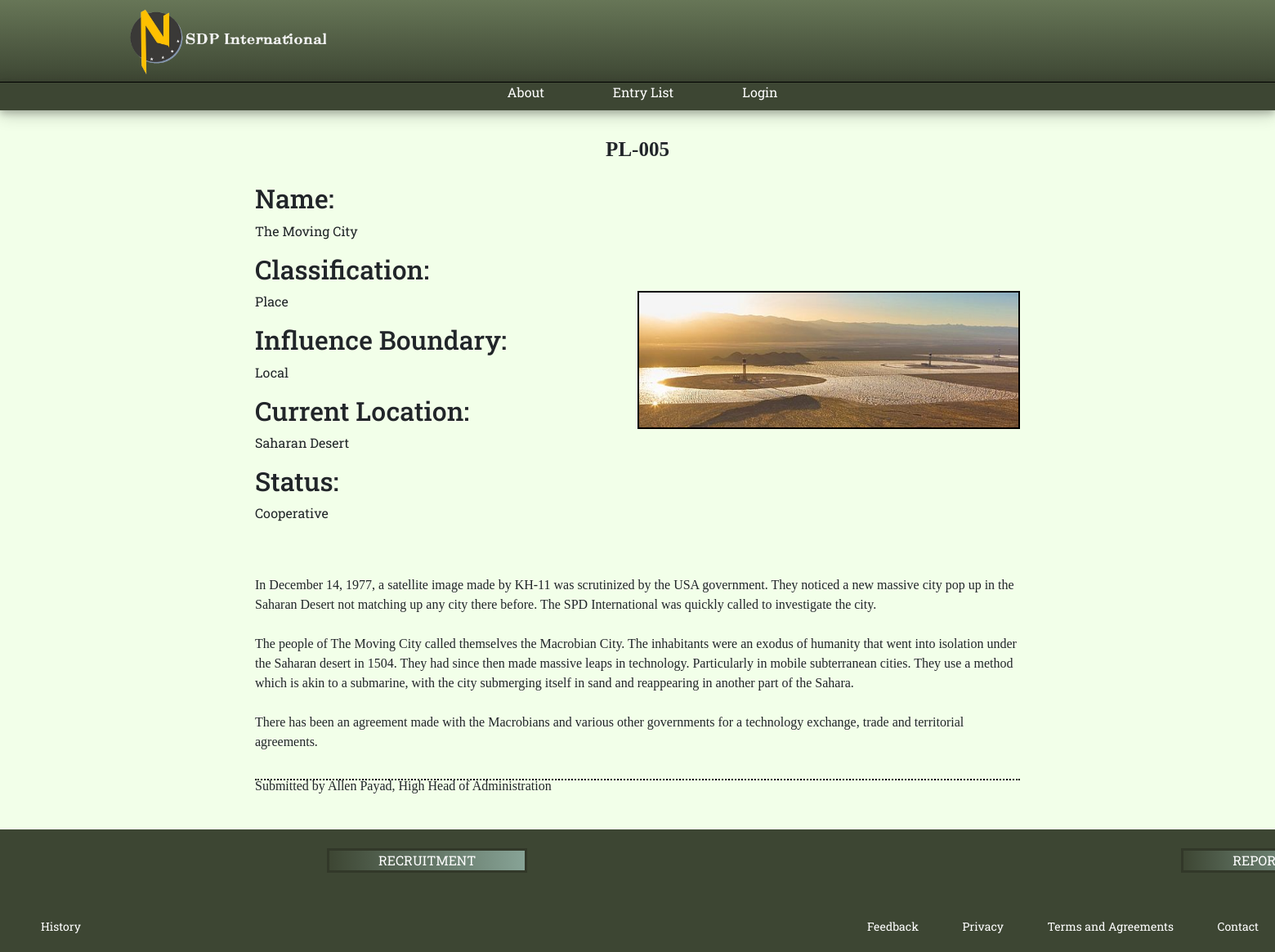
Page /entryTemplate.php?id=40 on the earlier database version.
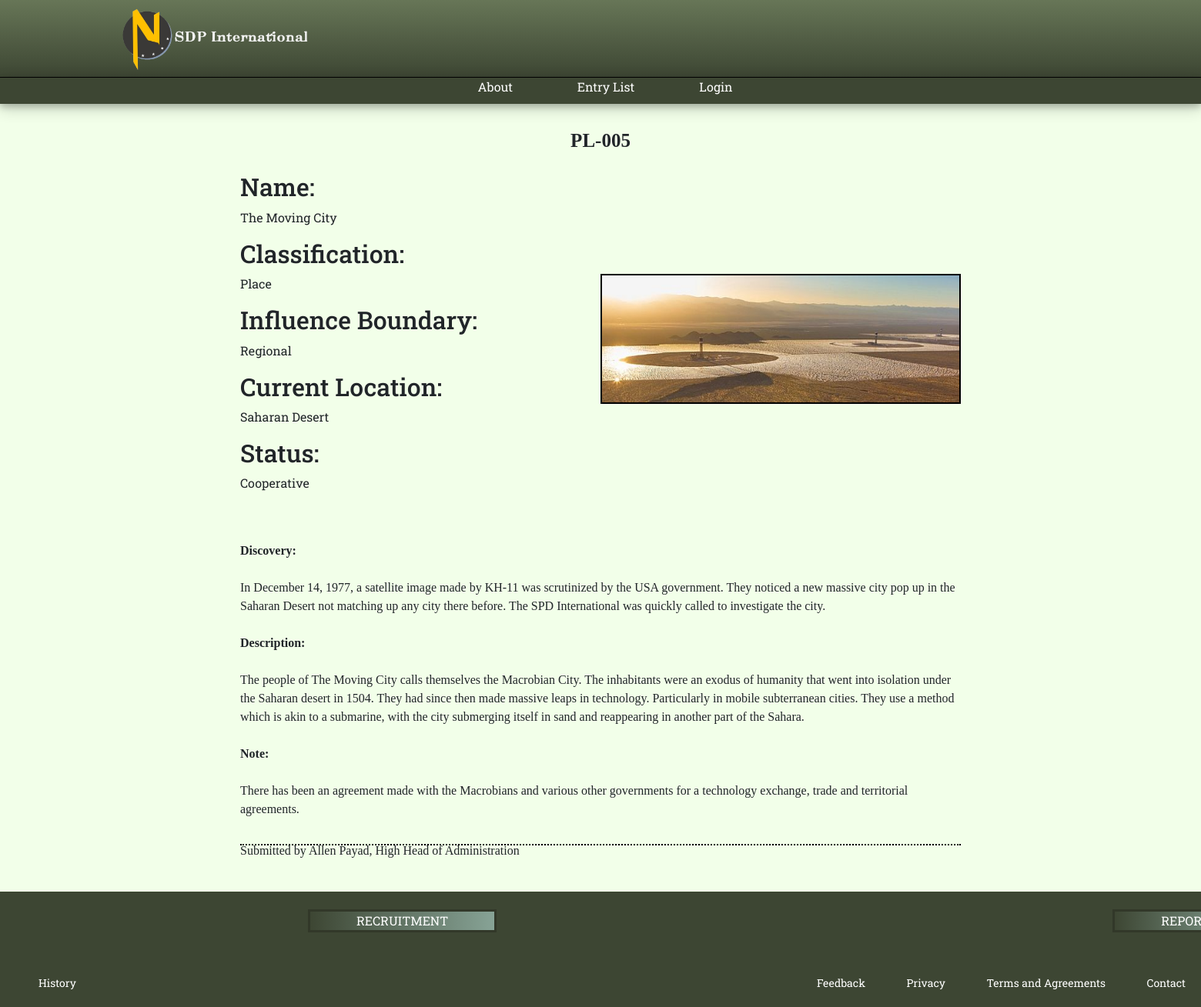
Same page on the later database version.
### tables this page shows
CREATE TABLE `entrysubdb` (
  `id` int(11) NOT NULL,
  `name` varchar(255) NOT NULL,
  `location` varchar(255) NOT NULL,
  `title` varchar(255) NOT NULL,
  `report` mediumtext NOT NULL,
  `type` enum('Object','Entity','Event','Place') NOT NULL,
  `threat` enum('Vicinity','Local','Regional','Continental','Global') NOT NULL,
  `status` enum('Unknown','Secured','Cooperative','Terminated','Monitored') NOT NULL,
  `image` text NOT NULL,
  `entryName` varchar(255) NOT NULL
);

### database/functions.php (called while the page is built, shortened)
<?php
    $conn = mysqli_connect(DB_SERVER, DB_USERNAME, DB_PASSWORD, DB_NAME);
    if(isset($_REQUEST['id'])){
        $id = $_REQUEST['id'];
        $sql = "SELECT * FROM `entrysubdb` WHERE id = $id";
        $query = mysqli_query($conn, $sql);
    }
?>

### entryTemplate.php (the view, shortened to what this page needs)
<?php
    include "database/functions.php";
?>
<!DOCTYPE html>
<html lang="en">
<head>
    <link rel="stylesheet" href="css/bootstrap.css">
    <link rel="stylesheet" href="base.css">
    <link rel="stylesheet" href="layouts.css">
    <link rel="stylesheet" href="modules.css">
</head>
<body>
    <header>
        <div class="header-border">
            <div class="logo-img">
                <a href="index.php">
                    <img src="images/headerlogo.png" alt="Logo" width="75px">
                </a>
            </div>
        </div>
    </header>
    <header class="header-bottomshape">
        <nav>
            <ul>
                <li>
                    <a href="aboutUs.php">About</a>
                    <a href="entryList.php">Entry List</a>
                    <?php if(empty($_SESSION)) : ?>
                        <a href="#" data-bs-toggle="modal" data-bs-target="#modal-login">Login</a>
                    <?php endif ?>
                </li>
            </ul>
        </nav>
    </header>
    <main class="main-entry">
    <?php foreach($query as $q): ?>
        <div class="content-top-entrytem">
            <h1><?php echo $q['entryName']?> </h1>
        </div>
        <div class="content-left-entrytem">
            <h2>Name:</h2>
            <p> <?php echo $q['title']?> </p>
            <h2>Classification:</h2>
            <p> <?php echo $q['type']?> </p>
            <h2>Influence Boundary:</h2>
            <p> <?php echo $q['threat']?> </p>
            <h2>Current Location:</h2>
            <p> <?php echo $q['location']?> </p>
            <h2>Status:</h2>
            <p> <?php echo $q['status']?> </p>
        </div>
        <div class="content-right-entrytem">
            <img src="images/<?php echo $q['image']?>" alt="Image Unavailable" >
        </div>
        <div class="content-bottom-entrytem">
            <br>
            <br>
            <p>
                <?php echo $q['report']?>
            </p>
            <div class="entry-line">
            <p>
                Submitted by <?php echo $q['name']?>
            </p>
        </div>
        </div>
    <?php endforeach; ?>
    </main>
    <footer>
        <div class="footer-top">
            <a href="recruitment.php" class="btn btn-info link" role="button">RECRUITMENT</a>
            <a href="#" class="btn btn-info link" role="button" data-bs-toggle="modal" data-bs-target="#modal-report">REPORT</a>
        </div>
        <div class="footer-bottom-left">
            <a href="history.php">History</a>
        </div>
        <div class="footer-bottom">
            <a href="#" data-bs-toggle="modal" data-bs-target="#modal-feedback">Feedback</a>
            <a href="privacy.php">Privacy</a>
            <a href="termsAndAgreements.php">Terms and Agreements</a>
            <a href="contactUs.php">Contact</a>
        </div>
    </footer>
</body>
</html>

Differences in the rows shown:
changed entrysubdb "PL-005": threat "Local" → "Regional"; report "In December 14, 1977, a satellite image made by KH-11 was scrutinized by the USA government. They noticed a new massive city pop up in the Saharan Desert not matching up any city there before. The SPD International was quickly called to investigate the city. The people of The Moving City called themselves the Macrobian City. The inhabitants were an exodus of humanity that went into isolation under the Saharan desert in 1504. They had since then made massive leaps in technology. Particularly in mobile subterranean cities. They use a method which is akin to a submarine, with the city submerging itself in sand and reappearing in another part of the Sahara. There has been an…" → "Discovery: In December 14, 1977, a satellite image made by KH-11 was scrutinized by the USA government. They noticed a new massive city pop up in the Saharan Desert not matching up any city there before. The SPD International was quickly called to investigate the city. Description: The people of The Moving City calls themselves the Macrobian City. The inhabitants were an exodus of humanity that went into isolation under the Saharan desert in 1504. They had since then made massive leaps in technology. Particularly in mobile subterranean cities. They use a method which is akin to a submarine, with the city submerging itself in sand and reappearing in another part of the Sahara. Note: There…"
